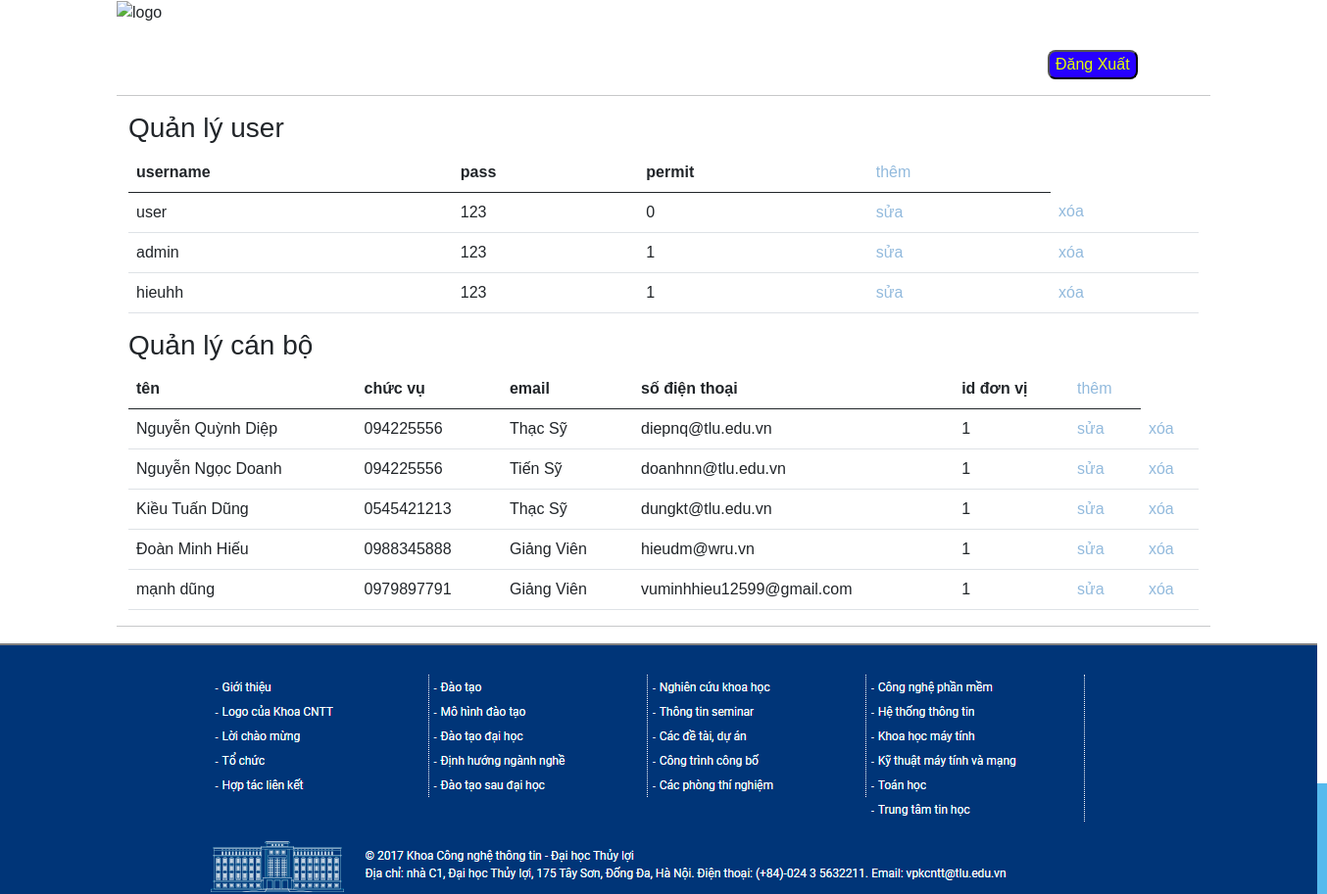
The app's page /admin/index.php with its own data.
### tables this page shows
CREATE TABLE `user` (
  `id` int(10) UNSIGNED NOT NULL,
  `username` varchar(255) NOT NULL,
  `pass` int(32) NOT NULL,
  `permit` tinyint(1) NOT NULL
);

CREATE TABLE `person` (
  `id` int(10) UNSIGNED NOT NULL,
  `name` varchar(255) NOT NULL,
  `phone` text NOT NULL,
  `chucvu` varchar(255) NOT NULL,
  `email` varchar(255) NOT NULL,
  `id_donvi` int(11) UNSIGNED NOT NULL
);

### admin/index.php (the view)
<?php
require("../header.php");
require("../connect.php");
?>
<div class="container">
  <h3>Quản lý user</h3>
  <table class="table">
    <thead>
      <tr>
        <th scope="col">username</th>
        <th scope="col">pass</th>
        <th scope="col">permit</th>
        <th scope="col">
          <a href="add-user.php">thêm</a>
        </th>
      </tr>
    </thead>
    <tbody>
      <?php
      $sql = "select * from user";
      $query = mysqli_query($conn, $sql);
      ?>
      <?php
      while ($row = mysqli_fetch_assoc($query)) { ?>
        <tr>
          <td><?php echo $row['username']; ?></td>
          <td><?php echo $row['pass']; ?></td>
          <td><?php echo $row['permit']; ?></td>
          <td><a href="edit-user.php?id=<?php echo $row['id']; ?>">sửa</a></td>
          <td> <a href="delete-user.php?id=<?php echo $row['id']; ?>">xóa</a></td>
        <?php } ?>
    </tbody>
  </table>
</div>
<div class="container">
  <h3>Quản lý cán bộ</h3>
  <table class="table">
    <thead>
      <tr>
        <th scope="col">tên</th>
        <th scope="col">chức vụ</th>
        <th scope="col">email</th>
        <th scope="col">số điện thoại</th>
        <th scope="col">id đơn vị</th>
        <th scope="col">
          <a href="add-person.php">thêm</a>
        </th>
      </tr>
    </thead>
    <tbody>
      <?php
      $sql2 = "select * from person";
      $query = mysqli_query($conn, $sql2);
      ?>
      <?php
      while ($row = mysqli_fetch_assoc($query)) { ?>
        <tr>
          <td><?php echo $row['name']; ?></td>
          <td><?php echo $row['phone']; ?></td>
          <td><?php echo $row['chucvu']; ?></td>
          <td><?php echo $row['email']; ?></td>
          <td><?php echo $row['id_donvi']; ?></td>
          <td><a href="edit-person.php?id=<?php echo $row['id']; ?>">sửa</a></td>
          <td> <a href="delete-person.php?id=<?php echo $row['id']; ?>">xóa</a></td>
        <?php } ?>
    </tbody>
  </table>
</div>
<?php
require("../footer.php");
?>

### header.php (shortened to what this page needs)
<!doctype html>
<html lang="en">
  <head>
    <link rel="stylesheet" href="https://cdnjs.cloudflare.com/ajax/libs/font-awesome/4.7.0/css/font-awesome.min.css">
    <link href="https://cdn.jsdelivr.net/npm/bootstrap@5.1.0/dist/css/bootstrap.min.css" rel="stylesheet">
    <link rel="stylesheet" href="../style.css">
  </head>
  <body>
    <div class="container">
      <div class="wrap">
        <div class="header">
          <div class="row">
            <div class= "col-md-10"><img src="../img/logo_khoa.jpg" alt="logo"></div>
            <div class="col-md-2"><button class="btn_logout"><a href="../logout.php"> <i class="icon-key"></i>Đăng Xuất</a></button></div>
          </div>
        </div>
        <hr></hr>
      </div>

### footer.php (shortened to what this page needs)
<hr></hr>
    </div>
        <div class="footer">
          <img src="../img/footer.png" alt="footer">
        </div>
  </body>
</html>

### style.css (style rules this page uses)
html { background-color: #56baed; }
body { font-family: "Poppins", sans-serif; height: 100vh; }
a { color: #92badd; display:inline-block; text-decoration: none; font-weight: 400; }
td { margin-right: 10px !important; }
.btn_logout a { color: #e4ff00; }
.btn_logout { margin-top: 51px; background-color: #2700ff; color: white; border-radius: 8px; text-align: center; }

### records on screen
user: username "user", pass "123", permit "0"
user: username "admin", pass "123", permit "1"
user: username "hieuhh", pass "123", permit "1"
person: name "Nguyễn Quỳnh Diệp", phone "094225556", chucvu "Thạc Sỹ", email "diepnq@tlu.edu.vn", id_donvi "1"
person: name "Nguyễn Ngọc Doanh", phone "094225556", chucvu "Tiến Sỹ", email "doanhnn@tlu.edu.vn", id_donvi "1"
person: name "Kiều Tuấn Dũng", phone "0545421213", chucvu "Thạc Sỹ", email "dungkt@tlu.edu.vn", id_donvi "1"
person: name "Đoàn Minh Hiếu", phone "0988345888", chucvu "Giảng Viên", email "hieudm@wru.vn", id_donvi "1"
person: name "mạnh dũng", phone "0979897791", chucvu "Giảng Viên", email "vuminhhieu12599@gmail.com", id_donvi "1"
